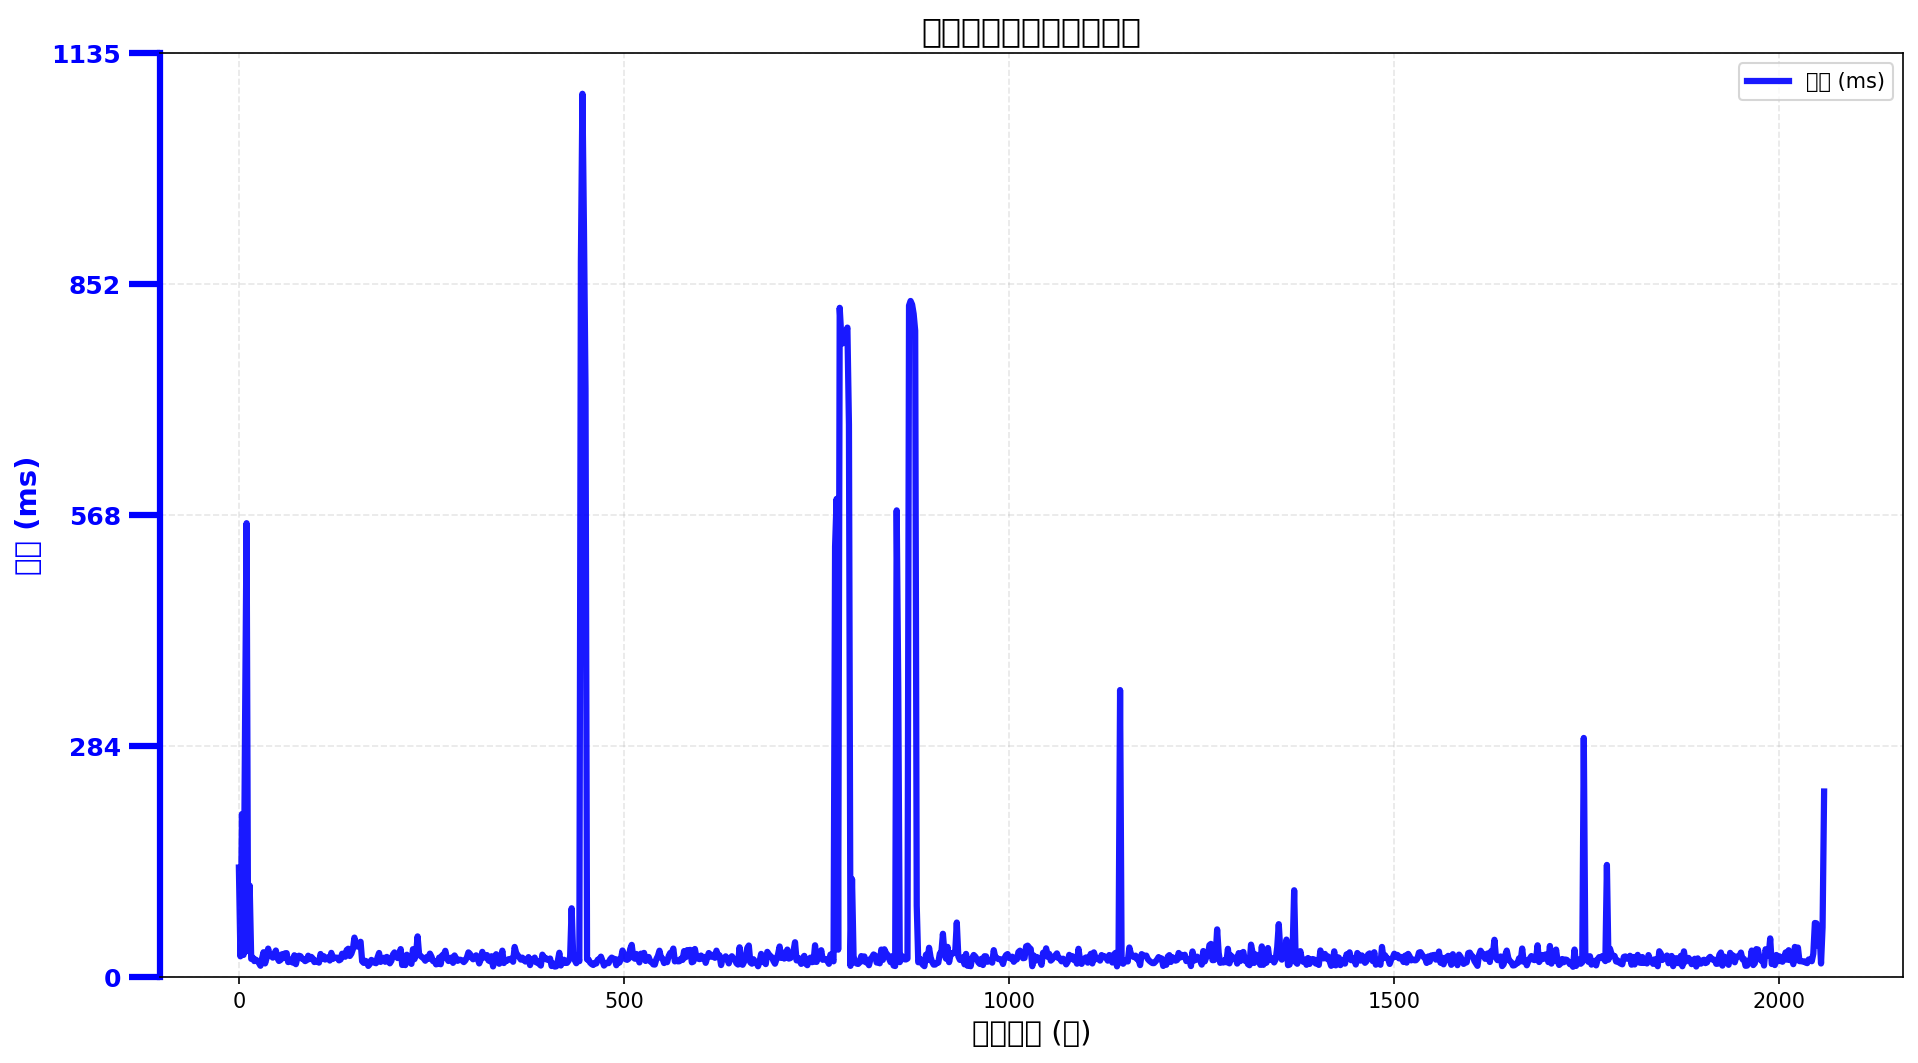

The script that saved this image:
#!/usr/bin/env python3
"""
测试脚本：验证时延曲线修复
"""

import sys
import os
import pandas as pd
import numpy as np
import matplotlib.pyplot as plt
from pathlib import Path

# 添加src目录到Python路径
sys.path.append(os.path.abspath('src'))

# 从实际生成的处理后数据中读取数据
data_path = Path("data/results/e2e_pipeline/processed/20251203_230356_b6x-playback_processed.csv")

if not data_path.exists():
    print(f"数据文件不存在: {data_path}")
    sys.exit(1)

# 读取数据
raw_data = pd.read_csv(data_path, parse_dates=["timestamp"])
print(f"数据加载完成，共 {len(raw_data)} 行")
print(f"时间范围: {raw_data['timestamp'].min()} 到 {raw_data['timestamp'].max()}")
print(f"时延范围: {raw_data['delay'].min()} 到 {raw_data['delay'].max()} ms")
print(f"丢包率范围: {raw_data['loss_rate'].min()} 到 {raw_data['loss_rate'].max()}")

# 计算相对时间
raw_data['relative_time'] = (raw_data['timestamp'] - raw_data['timestamp'].min()).dt.total_seconds()

# 重采样数据，减少数据点数量
if len(raw_data) > 1000:
    step = len(raw_data) // 1000
    sampled_data = raw_data.iloc[::step]
else:
    sampled_data = raw_data

# 确保数据按照relative_time排序
sampled_data = sampled_data.sort_values('relative_time')

print(f"\n采样后数据点数量: {len(sampled_data)}")
print(f"relative_time范围: {sampled_data['relative_time'].min()} 到 {sampled_data['relative_time'].max()} 秒")
print(f"delay范围: {sampled_data['delay'].min()} 到 {sampled_data['delay'].max()} ms")

# 创建测试图表，模拟修复后的代码
plt.figure(figsize=(15, 8))
ax1 = plt.subplot(111)

# 绘制时延曲线
delay_line, = ax1.plot(sampled_data['relative_time'], sampled_data['delay'], 'b-', linewidth=3, alpha=0.9, label='时延 (ms)')

# 使用自适应Y轴范围
delay_min = sampled_data['delay'].min()
delay_max = sampled_data['delay'].max()
y_min = max(0, delay_min - 50)
y_max = min(2000, delay_max + 50)
ax1.set_ylim(y_min, y_max)

# 设置Y轴刻度
y_ticks = np.linspace(y_min, y_max, 5)
ax1.set_yticks(y_ticks)
ax1.set_yticklabels([f'{tick:.0f}' for tick in y_ticks], fontweight='bold', fontsize=12, color='b')

# 设置其他样式
ax1.set_xlabel('相对时间 (秒)', fontsize=14)
ax1.set_ylabel('时延 (ms)', color='b', fontsize=14, fontweight='bold')
ax1.tick_params('y', colors='b', labelsize=12, width=3, length=15, direction='out')
ax1.spines['left'].set_color('b')
ax1.spines['left'].set_linewidth(3)
ax1.grid(True, alpha=0.3, linestyle='--')
ax1.legend(loc='upper right', fontsize=10)
ax1.set_title('测试：修复后的时延曲线', fontsize=16)

# 保存测试图表
test_output = Path("test_timeline_fix.png")
plt.savefig(test_output, dpi=150, bbox_inches="tight")
print(f"\n测试图表已保存到: {test_output}")

# 检查数据是否正确排序
if sampled_data['relative_time'].is_monotonic_increasing:
    print("✓ 数据已正确按照relative_time排序")
else:
    print("✗ 数据未按照relative_time排序")

# 检查X轴和Y轴数据
print(f"\n前5个数据点:")
print(sampled_data[['relative_time', 'delay']].head())

print(f"\n后5个数据点:")
print(sampled_data[['relative_time', 'delay']].tail())

print("\n测试完成！")
